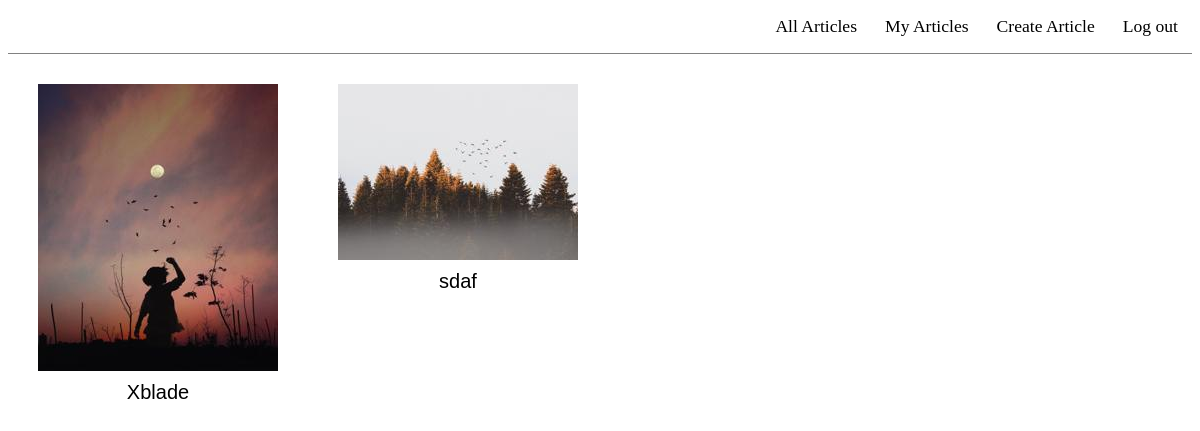
Page /all-articles/ (signed in) on the committed database.
### myapp/models.py (models this page shows, shortened)
class Article(models.Model):
    user = models.ForeignKey(User, on_delete=models.CASCADE)
    name = models.CharField(max_length=100)
    description = models.TextField()
    image = models.ImageField(upload_to = 'image')
    privacy = models.TextChoices('privacy','public private')
    privacy = models.CharField(max_length =10, choices=privacy.choices)

### myapp/views.py (the view)
# urls.py: path('all-articles/',views.all_articles,name='all-articles'),
@login_required
def all_articles(request):
    articles = Article.objects.filter(privacy = 'public')
    return render(request, 'myapp/articles.html', { 'articles': articles })

### myapp/templates/myapp/articles.html
{% extends 'myapp/base.html' %}
{% block container %}
<div class="article-container">
{% for article in articles %}
<div class='article'>
    <img onclick="location.href='{% url 'detail-article' article.id %}'" src="{{ article.image.url }}" alt="">
    <span onclick="location.href='{% url 'detail-article' article.id %}'" >{{ article.name }}</span>
</div>
{% endfor %}
</div>
{% endblock container %}

### myapp/static/myapp/css/style.css (style rules this page uses)
* { transition: height 0.66s ease-in; transition: width 0.66s ease-in; }
.article-container { font: 20px Verdana; display: flex; flex-wrap: wrap; }
.article-container .article { cursor: pointer; margin: 30px; }
.article-container span { display: block; text-align: center; margin: 5px; font-family: Verdana, Geneva, Tahoma, sans-serif; }

### rows in the picture
Article: image (picture), name "Xblade"
Article: image (picture), name "sdaf"
